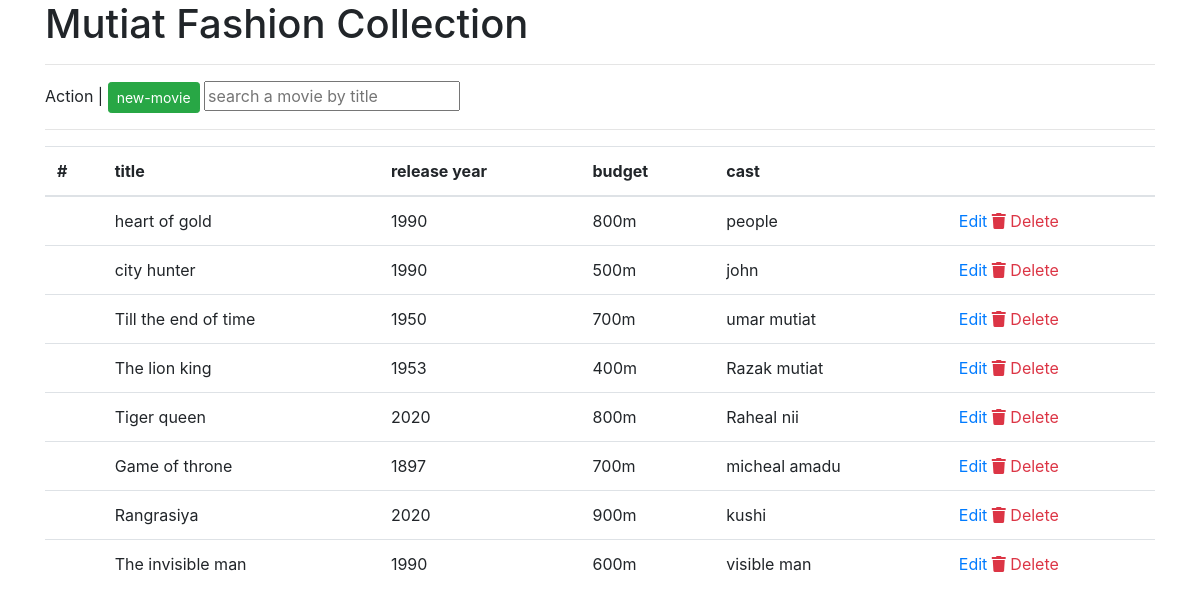
The page / on the database its author committed.
### app.py (models this page shows)
class Movies(db.Model):
    id = db.Column(db.Integer, primary_key=True)
    title = db.Column(db.String(50), nullable=False)
    budget = db.Column(db.String(50), nullable=False)
    year = db.Column(db.String(10), nullable=False)
    cast = db.Column(db.String(100), nullable=False)
    director = db.Column(db.String(50),)

### app.py (the view)
@app.route("/")
def index():
    db = Movies.query.all()
    return render_template("index.html",movies=db)

### templates/index.html
{% extends 'base.html' %} {% block main %}
<h1>Mutiat Fashion Collection</h1>
<hr />
<div>
  <span>Action</span>
  &verbar;
  <form action="/new-movie" class="d-inline" method="GET">
    <input type="submit" class="btn btn-success btn-sm" value="new-movie" />
  </form>
  <form action="/search" class="d-inline form-inline" method="GET">
    <input
      type="text"
      class="form control"
      placeholder="search a movie by title"
      name="q"
      id=""
    />
  </form>
</div>
<hr />
<table class="table table-hoven">
  <thead>
    <th>#</th>
    <th>title</th>
    <th>release year</th>
    <th>budget</th>
    <th>cast</th>
    <th></th>
  </thead>
  <tbody>
    {% for m in movies %}
    <tr>
      <td></td>
      <td>{{m.title}}</td>
      <td>{{m.year}}</td>
      <td>{{m.budget}}</td>
      <td>{{m.cast}}</td>
      <td>
        <a href="/edit/{{m.title}}">
          Edit
        </a>
        <a href="/delete/{{m.id}}" class="text-danger">
          <span class="fa fa-trash"></span>
          Delete
        </a>
      </td>
    </tr>
    {% endfor %}
  </tbody>
</table>
{% endblock %}

### templates/base.html (shortened to what this page needs)
<!DOCTYPE html>
<html lang="en">
<head>
    <link rel="stylesheet" href="{{ url_for('static', filename='css/bootstrap.css') }}" />
    <link
    rel="stylesheet"
    href="{{ url_for('static', filename='css/all.css') }}" />
</head>
<body>
    <div class="container">
    {% block main %}
    {% endblock %}
</div>
</body>
</html>

### static/css/all.css (style rules this page uses)
.fa, .fas, .far, .fal, .fad, .fab { -moz-osx-font-smoothing: grayscale; -webkit-font-smoothing: antialiased; display: inline-block; font-style: normal; font-variant: normal; text-rendering: auto; line-height: 1; }
.fa-trash:before { content: "\f1f8"; }
.fa, .fas { font-family: 'Font Awesome 5 Free'; font-weight: 900; }

### rows shown on the page
Movies: title "heart of gold", year "1990", budget "800m", cast "people"
Movies: title "city hunter", year "1990", budget "500m", cast "john"
Movies: title "Till the end of time", year "1950", budget "700m", cast "umar mutiat"
Movies: title "The lion king", year "1953", budget "400m", cast "Razak mutiat"
Movies: title "Tiger queen", year "2020", budget "800m", cast "Raheal nii"
Movies: title "Game of throne", year "1897", budget "700m", cast "micheal amadu"
Movies: title "Rangrasiya", year "2020", budget "900m", cast "kushi"
Movies: title "The invisible man", year "1990", budget "600m", cast "visible man"
